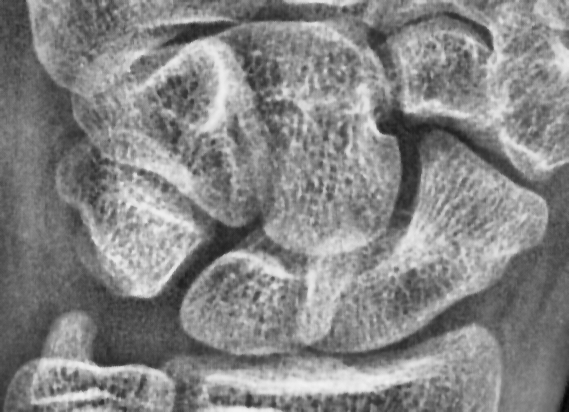
#> input picture outputs/auto_ossification/01_enhanced.png, 569 x 412 px
$ python test_carpal_instances.py outputs/auto_ossification/01_enhanced.png
#> lines starting #> are read from the running program, lines starting #| are printed output that depends on the picture; after the words box and inside, x2 and y2 are one past the last pixel; in counts of white or black regions, pixels touching at a corner belong together
### ml/carpal_instances.py
"""
OSSIA experimental segmentation:
- estimates a broad carpal-bone envelope,
- separates connected candidate bone regions with distance-transform watershed,
- estimates radiopaque/ossification candidates inside each instance,
- reports per-instance and total area ratios.

This is an exploratory classical-CV baseline, not validated anatomical segmentation.
The numbered instances are NOT guaranteed to correspond to named carpal bones.
"""
from __future__ import annotations
from pathlib import Path
from typing import Any
import csv
import cv2
import numpy as np


def _gray(image: np.ndarray) -> np.ndarray:
    if image is None or not isinstance(image, np.ndarray) or image.size == 0:
        raise ValueError("Citra kosong/tidak valid.")
    if image.ndim == 3:
        image = cv2.cvtColor(image, cv2.COLOR_BGR2GRAY)
    if image.ndim != 2:
        raise ValueError("Input harus berupa citra grayscale atau BGR.")
    if image.dtype != np.uint8:
        image = cv2.normalize(image, None, 0, 255, cv2.NORM_MINMAX).astype(np.uint8)
    return image


def _largest_components(mask: np.ndarray, min_area: int, max_components: int = 8):
    n, labels, stats, _ = cv2.connectedComponentsWithStats(mask, 8)
    comps = []
    for i in range(1, n):
        area = int(stats[i, cv2.CC_STAT_AREA])
        if area >= min_area:
            comps.append((area, i))
    comps.sort(reverse=True)
    out = np.zeros_like(mask)
    for _, i in comps[:max_components]:
        out[labels == i] = 255
    return out


def _watershed_instances(bone_mask: np.ndarray, min_seed_distance: int = 22,
                         min_area: int = 500, max_instances: int = 8):
    """Split merged foreground blobs using distance-transform local maxima."""
    binary = (bone_mask > 0).astype(np.uint8)
    if not np.any(binary):
        return np.zeros_like(bone_mask, dtype=np.int32)

    dist = cv2.distanceTransform(binary, cv2.DIST_L2, 5)
    # Local maxima become markers. A relative threshold suppresses tiny peaks.
    peak_floor = max(3.0, float(dist.max()) * 0.22)
    dil_k = max(3, min_seed_distance // 2 * 2 + 1)
    local_max = (dist >= cv2.dilate(dist, np.ones((dil_k, dil_k), np.uint8)) - 1e-4)
    peaks = (local_max & (dist >= peak_floor) & (binary > 0)).astype(np.uint8) * 255

    n, peak_labels, peak_stats, peak_centroids = cv2.connectedComponentsWithStats(peaks, 8)
    peak_list = []
    for i in range(1, n):
        x, y = peak_centroids[i]
        peak_list.append((float(dist[int(round(y)), int(round(x))]), int(x), int(y)))
    peak_list.sort(reverse=True)
    peak_list = peak_list[:max_instances]

    markers = np.zeros(binary.shape, dtype=np.int32)
    for idx, (_, x, y) in enumerate(peak_list, start=2):
        cv2.circle(markers, (x, y), 2, int(idx), -1)

    if not peak_list:
        # Fall back to connected components if no reliable distance peaks exist.
        count, cc = cv2.connectedComponents(binary, 8)
        return cc.astype(np.int32)

    # Watershed requires a 3-channel image. Use inverse distance as topography.
    norm = cv2.normalize(dist, None, 0, 255, cv2.NORM_MINMAX).astype(np.uint8)
    topo = cv2.cvtColor(255 - norm, cv2.COLOR_GRAY2BGR)
    markers[binary == 0] = 1
    cv2.watershed(topo, markers)

    # Keep watershed labels inside the bone foreground and filter tiny basins.
    result = np.zeros(binary.shape, dtype=np.int32)
    areas = []
    for lab in np.unique(markers):
        if lab <= 1:
            continue
        area = int(np.count_nonzero((markers == lab) & (binary > 0)))
        if area >= min_area:
            areas.append((area, int(lab)))
    areas.sort(reverse=True)
    for new_id, (_, old_id) in enumerate(areas[:max_instances], start=1):
        result[(markers == old_id) & (binary > 0)] = new_id
    return result


def segment_carpal_bones_and_ossification(
    image: np.ndarray,
    *,
    roi_top_fraction: float = 0.01,
    roi_bottom_fraction: float = 0.86,
    bone_percentile: float = 42.0,
    ossification_percentile: float = 72.0,
    close_kernel: int = 11,
    min_bone_area: int = 500,
    min_instance_area: int = 500,
    min_seed_distance: int = 22,
    max_instances: int = 8,
) -> dict[str, Any]:
    gray = _gray(image)
    h, w = gray.shape
    if not (0 < roi_top_fraction < roi_bottom_fraction <= 1):
        raise ValueError("Batas ROI vertikal tidak valid.")
    if not (0 < bone_percentile < 100 and 0 < ossification_percentile < 100):
        raise ValueError("Percentile harus antara 0 dan 100.")
    if close_kernel < 3 or close_kernel % 2 == 0:
        raise ValueError("close_kernel harus ganjil dan minimal 3.")

    # Contrast normalization; bilateral filtering preserves edges better than
    # a strong Gaussian blur for this exploratory pipeline.
    denoised = cv2.bilateralFilter(gray, 7, 35, 35)
    enhanced = cv2.createCLAHE(clipLimit=1.7, tileGridSize=(8, 8)).apply(denoised)

    # The supplied ROI includes a small part of distal radius/ulna at its bottom.
    # Limit the analysis window; users can adjust this fraction per ROI.
    y0 = int(round(h * roi_top_fraction))
    y1 = int(round(h * roi_bottom_fraction))
    analysis = np.zeros((h, w), np.uint8)
    analysis[y0:y1, :] = 255

    vals = enhanced[analysis > 0]
    bone_thr = float(np.percentile(vals, bone_percentile))
    raw_bone = ((enhanced >= bone_thr) & (analysis > 0)).astype(np.uint8) * 255
    k = cv2.getStructuringElement(cv2.MORPH_ELLIPSE, (close_kernel, close_kernel))
    bone_mask = cv2.morphologyEx(raw_bone, cv2.MORPH_CLOSE, k, iterations=2)
    bone_mask = cv2.morphologyEx(
        bone_mask, cv2.MORPH_OPEN,
        cv2.getStructuringElement(cv2.MORPH_ELLIPSE, (3, 3)), iterations=1
    )
    bone_mask = _largest_components(bone_mask, min_bone_area, max_components=16)
    bone_mask[analysis == 0] = 0

    labels = _watershed_instances(
        bone_mask, min_seed_distance=min_seed_distance,
        min_area=min_instance_area, max_instances=max_instances
    )

    # Candidate radiopaque pixels are estimated separately within each instance.
    candidate_mask = np.zeros_like(gray, np.uint8)
    per_bone = []
    for lab in sorted(int(v) for v in np.unique(labels) if v > 0):
        region = (labels == lab)
        pix = enhanced[region]
        if pix.size == 0:
            continue
        thr = float(np.percentile(pix, ossification_percentile))
        cand = region & (enhanced >= thr)
        # Remove isolated one-pixel speckles without filling trabecular spaces.
        cand_u8 = cand.astype(np.uint8) * 255
        cand_u8 = cv2.morphologyEx(
            cand_u8, cv2.MORPH_OPEN,
            cv2.getStructuringElement(cv2.MORPH_ELLIPSE, (3, 3)), iterations=1
        )
        candidate_mask[cand_u8 > 0] = 255
        bone_area = int(region.sum())
        oss_area = int(np.count_nonzero(cand_u8))
        per_bone.append({
            "instance_id": lab,
            "bone_area_px": bone_area,
            "candidate_ossification_area_px": oss_area,
            "candidate_ratio_percent": round(100.0 * oss_area / bone_area, 3) if bone_area else 0.0,
            "intensity_threshold": round(thr, 2),
        })

    total_bone = int(np.count_nonzero(labels))
    total_oss = int(np.count_nonzero(candidate_mask))
    total_ratio = 100.0 * total_oss / total_bone if total_bone else 0.0

    # Color labels and candidate overlay.
    palette = [
        (255, 120, 50), (50, 200, 255), (120, 255, 80), (220, 80, 220),
        (50, 220, 180), (180, 180, 50), (80, 120, 255), (200, 100, 100)
    ]
    instance_overlay = cv2.cvtColor(gray, cv2.COLOR_GRAY2BGR)
    label_color = np.zeros_like(instance_overlay)
    for row in per_bone:
        lab = row["instance_id"]
        label_color[labels == lab] = palette[(lab - 1) % len(palette)]
    instance_overlay = cv2.addWeighted(instance_overlay, 0.58, label_color, 0.42, 0)

    oss_overlay = cv2.cvtColor(gray, cv2.COLOR_GRAY2BGR)
    red = oss_overlay.copy()
    red[candidate_mask > 0] = (0, 0, 255)
    oss_overlay = cv2.addWeighted(oss_overlay, 0.65, red, 0.35, 0)

    # Total mask is the union of all instance labels.
    total_bone_mask = (labels > 0).astype(np.uint8) * 255
    warnings = [
        "Instance 1..N adalah label hasil pemisahan algoritmik, bukan nama tulang karpal anatomis.",
        "Kandidat osifikasi berbasis intensitas radiograf; bukan segmentasi pusat osifikasi tervalidasi.",
        "Nilai rasio adalah rasio kandidat piksel terhadap mask tulang hasil algoritma, bukan rasio klinis.",
        "Perlu anotasi ahli/ground truth dan evaluasi Dice-IoU sebelum klaim akurasi atau penggunaan klinis."
    ]
    if len(per_bone) < 8:
        warnings.append(f"Hanya {len(per_bone)} instance terdeteksi; tidak berarti seluruh tulang karpal sudah tersegmentasi.")
    if len(per_bone) > 8:
        warnings.append("Jumlah instance melebihi delapan; beberapa tulang mungkin terpecah atau struktur lain ikut terdeteksi.")

    return {
        "enhanced_image": enhanced,
        "analysis_window_mask": analysis,
        "bone_mask": total_bone_mask,
        "instance_labels": labels,
        "instance_overlay": instance_overlay,
        "ossification_candidate_mask": candidate_mask,
        "ossification_overlay": oss_overlay,
        "per_bone": per_bone,
        "summary": {
            "detected_instances": len(per_bone),
            "total_bone_area_px": total_bone,
            "total_candidate_ossification_area_px": total_oss,
            "total_candidate_ratio_percent": round(total_ratio, 3),
            "bone_threshold": round(bone_thr, 2),
        },
        "warnings": warnings,
    }


def save_results(result: dict[str, Any], output_dir: str | Path) -> dict[str, str]:
    out = Path(output_dir)
    out.mkdir(parents=True, exist_ok=True)
    images = {
        "01_enhanced.png": result["enhanced_image"],
        "02_analysis_window.png": result["analysis_window_mask"],
        "03_total_bone_mask.png": result["bone_mask"],
        "04_instance_labels.png": result["instance_overlay"],
        "05_ossification_candidate_mask.png": result["ossification_candidate_mask"],
        "06_ossification_overlay.png": result["ossification_overlay"],
    }
    paths = {}
    for name, arr in images.items():
        p = out / name
        if not cv2.imwrite(str(p), arr):
            raise IOError(f"Gagal menyimpan {p}")
        paths[name] = str(p)
    csv_path = out / "per_bone_measurements.csv"
    fields = [
        "instance_id", "bone_area_px", "candidate_ossification_area_px",
        "candidate_ratio_percent", "intensity_threshold"
    ]
    with csv_path.open("w", newline="", encoding="utf-8-sig") as f:
        writer = csv.DictWriter(f, fieldnames=fields)
        writer.writeheader()
        writer.writerows(result["per_bone"])
    paths[csv_path.name] = str(csv_path)

    summary_path = out / "summary.json"
    import json
    summary_path.write_text(json.dumps({
        "summary": result["summary"], "warnings": result["warnings"]
    }, indent=2, ensure_ascii=False), encoding="utf-8")
    paths[summary_path.name] = str(summary_path)
    return paths

### test_carpal_instances.py
"""Uji segmentasi instance tulang karpal dan kandidat osifikasi OSSIA."""
import argparse
from pathlib import Path
import cv2
from ml.carpal_instances import segment_carpal_bones_and_ossification, save_results

def main():
    parser = argparse.ArgumentParser()
    parser.add_argument("image", help="Path citra ROI karpal")
    parser.add_argument("--output", default="outputs/carpal_instances")
    parser.add_argument("--bone-percentile", type=float, default=42.0)
    parser.add_argument("--ossification-percentile", type=float, default=72.0)
    parser.add_argument("--bottom-fraction", type=float, default=0.86,
                        help="Batas bawah analisis sebagai fraksi tinggi ROI")
    parser.add_argument("--min-seed-distance", type=int, default=22)
    parser.add_argument("--max-instances", type=int, default=8)
    args = parser.parse_args()

    image = cv2.imread(args.image, cv2.IMREAD_GRAYSCALE)
#> image is the input picture: shape (412, 569); min 5, max 242, mean 133
    if image is None:
        raise SystemExit(f"Gagal membaca citra: {args.image}")
    result = segment_carpal_bones_and_ossification(
        image,
        bone_percentile=args.bone_percentile,
        ossification_percentile=args.ossification_percentile,
        roi_bottom_fraction=args.bottom_fraction,
        min_seed_distance=args.min_seed_distance,
        max_instances=args.max_instances,
    )
#> in segment_carpal_bones_and_ossification, `bone_thr = float(np.percentile(vals, bone_percentile))`: bone_thr = 113
#> in segment_carpal_bones_and_ossification, `raw_bone = ((enhanced >= bone_thr) & (analysis > 0)).astype(np.uint8) ..`:
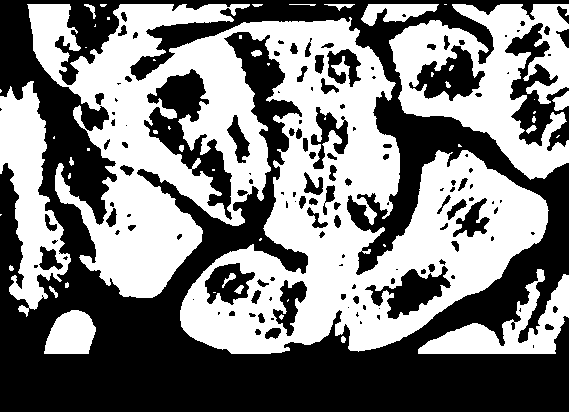
#> raw_bone: shape (412, 569); 49.3% white; 51 white regions (28 under 20 px), largest, box (x1, y1, x2, y2) and area: (27, 4, 549, 354) 84206, (389, 4, 569, 180) 15238, (0, 81, 71, 317) 7686
#> in _largest_components, `n, labels, stats, _ = cv2.connectedComponentsWithStats(mask, 8)`:
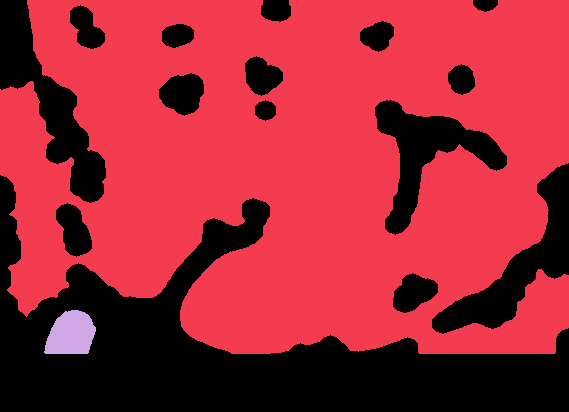
#> labels: shape (412, 569) int32; 3 distinct labels, from 0 to 2; one colour per label, 0 black
#> in _largest_components, `n, labels, stats, _ = cv2.connectedComponentsWithStats(mask, 8)`: n = 3; stats = [[0, 0, 569, 412, 78880], [0, 0, 569, 354, 153801], [44, 310, 52, 44, 1747]]
#> the loop in _largest_components, `for i in range(1, n):` made 2 passes
#> area on passes 1 to 2: 153801, 1747
#> after the loop in _largest_components, `for i in range(1, n):`: comps = [(153801, 1), (1747, 2)]
#> the loop in _largest_components, `for _, i in comps[:max_components]:` made 2 passes
#> i on passes 1 to 2: 1, 2
#> in _watershed_instances, `dist = cv2.distanceTransform(binary, cv2.DIST_L2, 5)`:
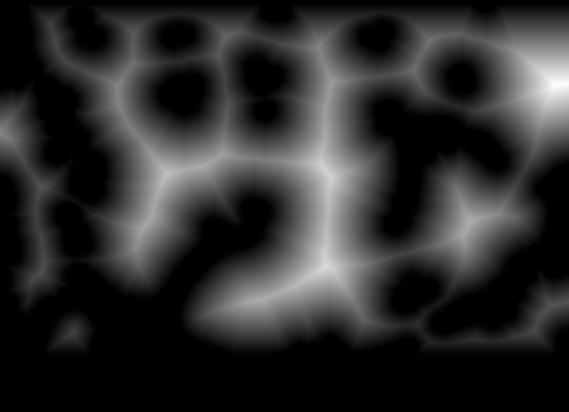
#> dist: shape (412, 569) float32; min 0, max 81, mean 14.3; drawn with min black and max white
#> in _watershed_instances, `peak_floor = max(3.0, float(dist.max()) * 0.22)`: peak_floor = 17.82
#> in _watershed_instances, `n, peak_labels, peak_stats, peak_centroids = cv2.connectedComponentsWi..`: n = 23; peak_stats = 23 rows, first 6: [0, 0, 569, 412, 234402], [226, 36, 1, 1, 1], [429, 40, 1, 1, 1], [55, 43, 1, 1, 1], [318, 48, 1, 1, 1], [413, 70, 1, 1, 1]; peak_centroids = 23 rows, first 8: [284, 205.5], [226, 36], [429, 40], [55, 43], [318, 48], [413, 70], [331, 83], [556, 84]
#> the loop in _watershed_instances, `for i in range(1, n):` made 22 passes
#> after the loop in _watershed_instances, `for i in range(1, n):`: peak_list = 22 items, first 6: (32.2, 226, 36), (36.4, 429, 40), (22.39, 55, 43), (42.8, 318, 48), (35, 413, 70), (49.54, 331, 83)
#> in _watershed_instances, `peak_list = peak_list[:max_instances]`: peak_list = [(81, 556, 84), (69.79, 326, 266), (66.71, 330, 177), (61.35, 167, 173), (55.54, 469, 221), (54.92, 263, 299), (54.35, 201, 166), (52.97, 152, 214)]
#> the loop in _watershed_instances, `for idx, (_, x, y) in enumerate(peak_list, start=2):` made 8 passes
#> (x, y) on passes 1 to 8: (556, 84), (326, 266), (330, 177), (167, 173), (469, 221), (263, 299), (201, 166), (152, 214)
#> in _watershed_instances, `markers[binary == 0] = 1`:
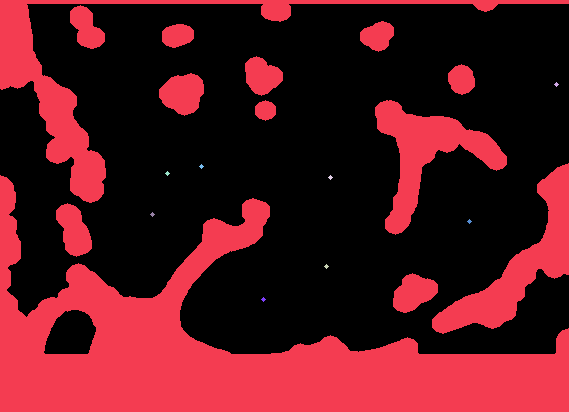
#> markers: shape (412, 569) int32; 10 distinct labels, from 0 to 9; one colour per label, 0 black
#> the loop in _watershed_instances, `for lab in np.unique(markers):` made 10 passes
#> area on passes 3 to 10: 2073, 1246, 41162, 1126, 29076, 7936, 14122, 27539
#> after the loop in _watershed_instances, `for lab in np.unique(markers):`: areas = [(2073, 2), (1246, 3), (41162, 4), (1126, 5), (29076, 6), (7936, 7), (14122, 8), (27539, 9)]
#> the loop in _watershed_instances, `for new_id, (_, old_id) in enumerate(areas[:max_instances], start=1):` made 8 passes
#> old_id on passes 1 to 8: 4, 6, 9, 8, 7, 2, 3, 5
#> after the loop in _watershed_instances, `for new_id, (_, old_id) in enumerate(areas[:max_instances], start=1):`:
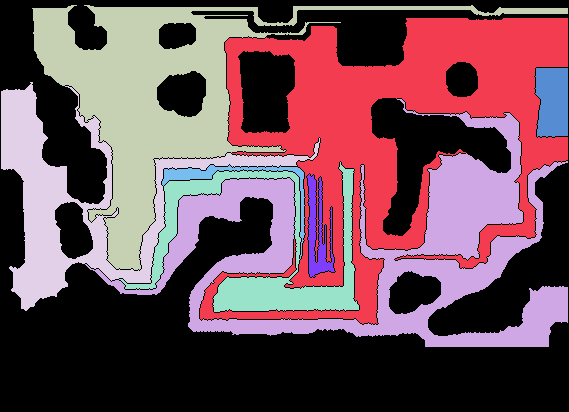
#> result: shape (412, 569) int32; 9 distinct labels, from 0 to 8; one colour per label, 0 black
#> the loop in segment_carpal_bones_and_ossification, `for lab in sorted(int(v) for v in np.unique(labels) if v > 0):` made 8 passes
#> (thr, bone_area, oss_area) on passes 1 to 8: (181, 41162, 11114), (182, 29076, 7993), (189, 27539, 7480), (155, 14122, 3942), (183, 7936, 2090), (139, 2073, 559), (190, 1246, 309), (195, 1126, 303)
#> after the loop in segment_carpal_bones_and_ossification, `for lab in sorted(int(v) for v in np.unique(labels) if v > 0):`:
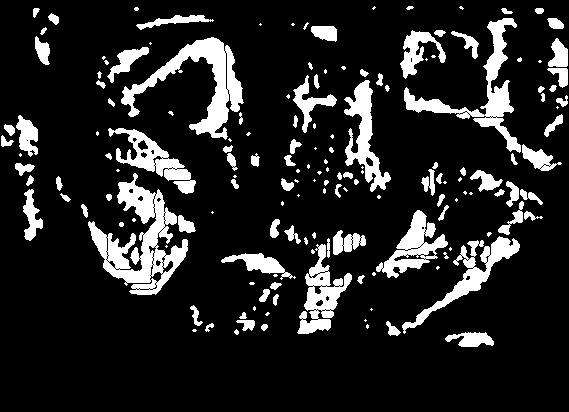
#> candidate_mask: shape (412, 569); 14.4% white; 162 white regions (63 under 20 px), largest, box (x1, y1, x2, y2) and area: (88, 173, 188, 295) 4687, (121, 37, 244, 140) 3626, (404, 18, 521, 153) 2857
#> after the loop in segment_carpal_bones_and_ossification, `for lab in sorted(int(v) for v in np.unique(labels) if v > 0):`: per_bone = 8 items
#> in segment_carpal_bones_and_ossification, `total_bone = int(np.count_nonzero(labels))`: total_bone = 124280
#> in segment_carpal_bones_and_ossification, `total_oss = int(np.count_nonzero(candidate_mask))`: total_oss = 33790
#> in segment_carpal_bones_and_ossification, `total_ratio = 100.0 * total_oss / total_bone if total_bone else 0.0`: total_ratio = 27.19
#> the loop in segment_carpal_bones_and_ossification, `for row in per_bone:` made 8 passes
#> result = 10 items
    paths = save_results(result, args.output)
#> the loop in save_results, `for name, arr in images.items():` made 6 passes
#> name on passes 1 to 6: '01_enhanced.png', '02_analysis_window.png', '03_total_bone_mask.png', '04_instance_labels.png', '05_ossification_candidate_mask.png', '06_ossification_overlay.png'
#> pass 2, in save_results, `if not cv2.imwrite(str(p), arr):`:
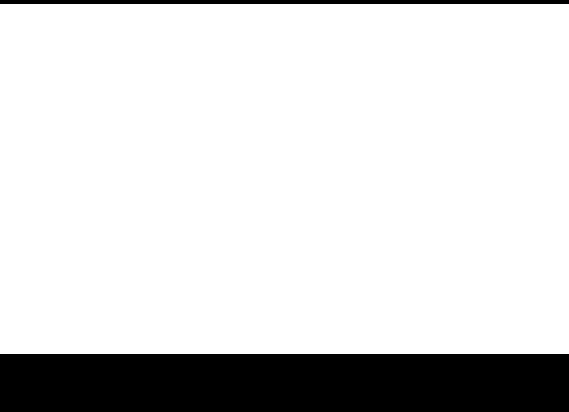
#> saved as 02_analysis_window.png: shape (412, 569); 85% white; 2 black regions, box (x1, y1, x2, y2) and area: (0, 354, 569, 412) 33002, (0, 0, 569, 4) 2276
#> after the loop in save_results, `for name, arr in images.items():`: paths = 6 items
#> paths = 8 items
    print("\\nSEGMENTASI INSTANCE SELESAI")
    print(f"Instance terdeteksi: {result['summary']['detected_instances']}")
#| Instance terdeteksi: 8
    print(f"Luas mask tulang total: {result['summary']['total_bone_area_px']} px")
#| Luas mask tulang total: 124280 px
    print(f"Luas kandidat osifikasi: {result['summary']['total_candidate_ossification_area_px']} px")
#| Luas kandidat osifikasi: 33790 px
    print(f"Rasio kandidat total: {result['summary']['total_candidate_ratio_percent']}%")
#| Rasio kandidat total: 27.189%
    print("\\nPer instance:")
    for row in result["per_bone"]:
        print(
            f"  Instance {row['instance_id']}: "
            f"bone={row['bone_area_px']} px | "
            f"kandidat={row['candidate_ossification_area_px']} px | "
            f"rasio={row['candidate_ratio_percent']}%"
        )
#> this loop made 8 passes
#|   Instance 1: bone=41162 px | kandidat=11114 px | rasio=27.001%
#|   Instance 2: bone=29076 px | kandidat=7993 px | rasio=27.49%
#|   Instance 3: bone=27539 px | kandidat=7480 px | rasio=27.161%
#|   Instance 4: bone=14122 px | kandidat=3942 px | rasio=27.914%
#|   Instance 5: bone=7936 px | kandidat=2090 px | rasio=26.336%
#> (further printed lines are left out)
    print("\\nFile hasil:")
    for name, path in paths.items():
        print(f"  {name}: {path}")
#> this loop made 8 passes
#> (printed output is left out)
    print("\\nPERINGATAN:")
    for warning in result["warnings"]:
        print(f"  - {warning}")
#> this loop made 4 passes
#|   - Instance 1..N adalah label hasil pemisahan algoritmik, bukan nama tulang karpal anatomis.
#|   - Kandidat osifikasi berbasis intensitas radiograf; bukan segmentasi pusat osifikasi tervalidasi.
#|   - Nilai rasio adalah rasio kandidat piksel terhadap mask tulang hasil algoritma, bukan rasio klinis.
#|   - Perlu anotasi ahli/ground truth dan evaluasi Dice-IoU sebelum klaim akurasi atau penggunaan klinis.

if __name__ == "__main__":
    main()
